Frame 1 (no input): blank canvas, image omitted
Frame 60 (the mouse pressed at the canvas centre just before this capture): blank canvas, image omitted
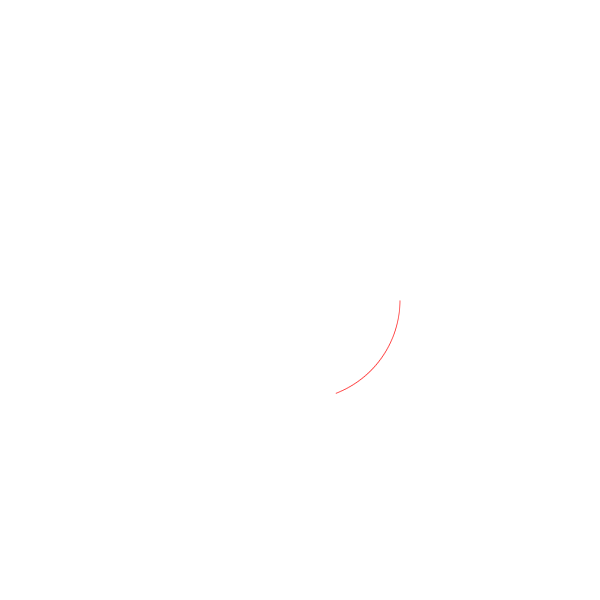
Frame 120 (the mouse held since frame 60 and released just before this capture)

The Processing sketch whose frames 1 and 60 were blank and that drew this single picture after the mouse press (run headless with seeded random() and noise(); from frame 60 on, the mouse is pressed at the canvas centre):

// Processing sketch: polar_roses
// ── polar_roses.pde

float x, y; // Location x and y
float xa, ya; // Amplitude for x and y
float xf, yf; //  Frequency for x and y
float t; //Radians - where are we along the circumference of the circle?

boolean adjustX; // Whether we're adjusting X or Y frequency/amplitude

void setup() {
  size(600, 600);
  background(255);
  noStroke();
  fill(255, 0, 0);
  
  xf = 1;
  yf = 1;
  xa = 10;
  ya = 10;
  
  println("Press TAB to switch between adjusting X and Y. ENTER to clear screen.");
  println("UP/DOWN to adjust amplitude.\tRIGHT/LEFT to adjust frequency.");  
}


void draw() {
  // Keep moving around the circle
  t+=0.01; 
  // Calculate location with sin and cos
  x = cos(t*xf)*xa*10;
  y = sin(t*yf)*ya*10; 
  // Translate to the center of the window
  translate(width/2, height/2);
  // Draw!
  ellipse(x, y, 1, 1);
}

void keyPressed() {
  switch(keyCode) {
  case UP:
    if(adjustX) xa++; else ya++;
    break;
  case DOWN:
    if(adjustX) xa--; else ya--;
    break;
  case RIGHT:
    if(adjustX) xf++; else yf++;
    break;
  case LEFT:
    if(adjustX) xf--; else yf--;
    break;
  case TAB:
    adjustX = !adjustX;
    println("ADJUSTING " + (adjustX ? "X" : "Y"));
    break;
  case ENTER:
    background(255);
    break;
  }

  xa = constrain(xa, 0, width);
  ya = constrain(ya, 0, width);
  xf = constrain(xf, 0, 10);
  yf = constrain(yf, 0, 10);
  
  println("X-AMP: " + xa + "\t\tY-AMP: " + ya + "\t\tX-FREQ: " + xf + "\t\tY-FREQ: " + yf); 
}
